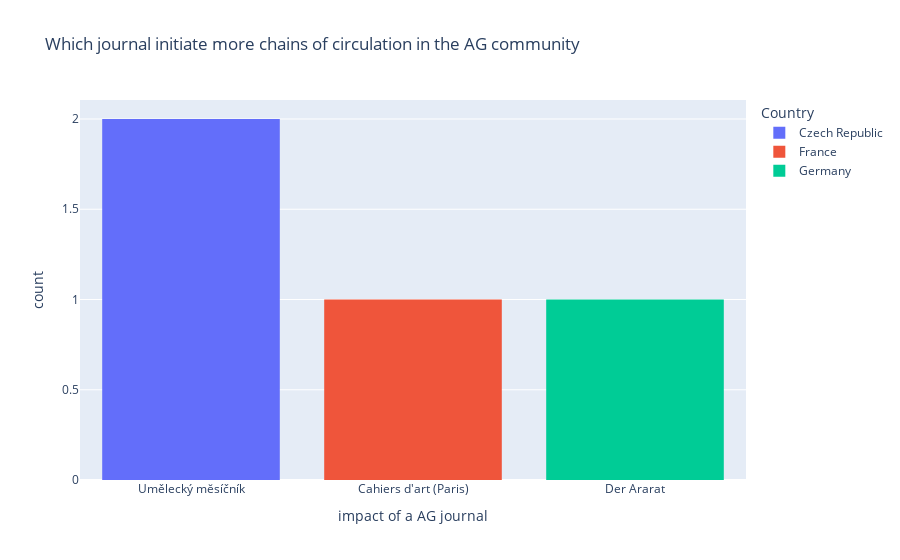

The notebook cell this image was saved under:
### Markdown cell above
<font size="4">how many chains of circulation a journal starts</font>

### Code cell
fig = px.histogram(internal_ag,  x='issueLabel', color="Country",
            title="Which journal initiate more chains of circulation in the AG community",
                  labels={
                     "issueLabel": "impact of a AG journal"})
fig.update_traces(textfont_size=12, textangle=0, textposition="outside")
fig.show()
fig.write_image("viz/human_internal_only.png",  scale=3, width=2000) 
fig.write_html('viz/human_internal_only.html', auto_open=True)

### Figure 1 — Plotly figure (JSON) as saved in the notebook; plotly's stock layout.template omitted (floating-point values rounded to 4 significant figures)
{"data": [{"alignmentgroup": "True", "bingroup": "x", "hovertemplate": "Country=Czech Republic<br>impact of a AG journal=%{x}<br>count=%{y}<extra></extra>", "legendgroup": "Czech Republic", "marker": {"color": "#636efa", "pattern": {"shape": ""}}, "name": "Czech Republic", "offsetgroup": "Czech Republic", "orientation": "v", "showlegend": true, "textangle": 0, "textfont": {"size": 12}, "textposition": "outside", "type": "histogram", "x": ["Umělecký mĕsíčník", "Umělecký mĕsíčník"], "xaxis": "x", "yaxis": "y"}, {"alignmentgroup": "True", "bingroup": "x", "hovertemplate": "Country=France<br>impact of a AG journal=%{x}<br>count=%{y}<extra></extra>", "legendgroup": "France", "marker": {"color": "#EF553B", "pattern": {"shape": ""}}, "name": "France", "offsetgroup": "France", "orientation": "v", "showlegend": true, "textangle": 0, "textfont": {"size": 12}, "textposition": "outside", "type": "histogram", "x": ["Cahiers d'art (Paris)"], "xaxis": "x", "yaxis": "y"}, {"alignmentgroup": "True", "bingroup": "x", "hovertemplate": "Country=Germany<br>impact of a AG journal=%{x}<br>count=%{y}<extra></extra>", "legendgroup": "Germany", "marker": {"color": "#00cc96", "pattern": {"shape": ""}}, "name": "Germany", "offsetgroup": "Germany", "orientation": "v", "showlegend": true, "textangle": 0, "textfont": {"size": 12}, "textposition": "outside", "type": "histogram", "x": ["Der Ararat"], "xaxis": "x", "yaxis": "y"}], "layout": {"autosize": true, "barmode": "relative", "legend": {"title": {"text": "Country"}, "tracegroupgap": 0}, "title": {"text": "Which journal initiate more chains of circulation in the AG community"}, "xaxis": {"anchor": "y", "autorange": true, "domain": [0, 1], "range": [-0.5, 2.5], "title": {"text": "impact of a AG journal"}, "type": "category"}, "yaxis": {"anchor": "x", "autorange": true, "domain": [0, 1], "range": [0, 2.105], "title": {"text": "count"}}}}
